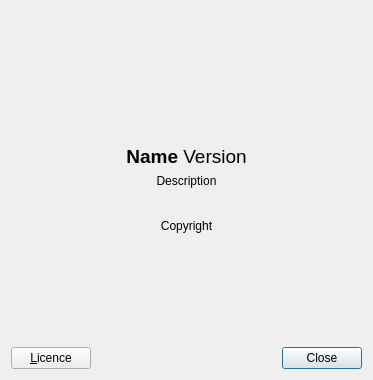
<?xml version="1.0" encoding="UTF-8"?>
<ui version="4.0">
 <class>Dialog</class>
 <widget class="QDialog" name="Dialog">
  <property name="geometry">
   <rect>
    <x>0</x>
    <y>0</y>
    <width>373</width>
    <height>380</height>
   </rect>
  </property>
  <property name="minimumSize">
   <size>
    <width>0</width>
    <height>0</height>
   </size>
  </property>
  <property name="windowTitle">
   <string>About</string>
  </property>
  <property name="modal">
   <bool>false</bool>
  </property>
  <layout class="QGridLayout" name="gridLayout">
   <item row="1" column="0" colspan="2">
    <widget class="QLabel" name="title">
     <property name="enabled">
      <bool>true</bool>
     </property>
     <property name="sizePolicy">
      <sizepolicy hsizetype="Preferred" vsizetype="Preferred">
       <horstretch>0</horstretch>
       <verstretch>0</verstretch>
      </sizepolicy>
     </property>
     <property name="font">
      <font>
       <weight>75</weight>
       <bold>true</bold>
      </font>
     </property>
     <property name="text">
      <string>&lt;html&gt;&lt;head/&gt;&lt;body&gt;&lt;p align=&quot;center&quot;&gt;&lt;span style=&quot; font-size:14pt;&quot;&gt;Name &lt;/span&gt;&lt;span style=&quot; font-size:14pt; font-weight:400;&quot;&gt;Version&lt;/span&gt;&lt;/p&gt;&lt;/body&gt;&lt;/html&gt;</string>
     </property>
    </widget>
   </item>
   <item row="0" column="0" colspan="2">
    <widget class="QLabel" name="image">
     <property name="sizePolicy">
      <sizepolicy hsizetype="Preferred" vsizetype="Preferred">
       <horstretch>0</horstretch>
       <verstretch>0</verstretch>
      </sizepolicy>
     </property>
     <property name="minimumSize">
      <size>
       <width>128</width>
       <height>128</height>
      </size>
     </property>
     <property name="text">
      <string/>
     </property>
     <property name="scaledContents">
      <bool>false</bool>
     </property>
     <property name="alignment">
      <set>Qt::AlignCenter</set>
     </property>
    </widget>
   </item>
   <item row="2" column="0" colspan="2">
    <widget class="QLabel" name="comment">
     <property name="text">
      <string>&lt;html&gt;&lt;head/&gt;&lt;body&gt;&lt;p align=&quot;center&quot;&gt;Description&lt;/p&gt;&lt;/body&gt;&lt;/html&gt;</string>
     </property>
     <property name="wordWrap">
      <bool>true</bool>
     </property>
    </widget>
   </item>
   <item row="3" column="0" colspan="2">
    <widget class="QLabel" name="labelCopyright">
     <property name="sizePolicy">
      <sizepolicy hsizetype="Preferred" vsizetype="Expanding">
       <horstretch>0</horstretch>
       <verstretch>0</verstretch>
      </sizepolicy>
     </property>
     <property name="text">
      <string>&lt;html&gt;&lt;head/&gt;&lt;body&gt;&lt;p align=&quot;center&quot;&gt;Copyright&lt;/p&gt;&lt;/body&gt;&lt;/html&gt;</string>
     </property>
     <property name="scaledContents">
      <bool>false</bool>
     </property>
    </widget>
   </item>
   <item row="6" column="1">
    <widget class="QDialogButtonBox" name="buttonBox">
     <property name="orientation">
      <enum>Qt::Horizontal</enum>
     </property>
     <property name="standardButtons">
      <set>QDialogButtonBox::Close</set>
     </property>
     <property name="centerButtons">
      <bool>false</bool>
     </property>
    </widget>
   </item>
   <item row="4" column="0" colspan="2">
    <widget class="QLabel" name="homepage">
     <property name="frameShape">
      <enum>QFrame::NoFrame</enum>
     </property>
     <property name="frameShadow">
      <enum>QFrame::Plain</enum>
     </property>
     <property name="text">
      <string/>
     </property>
     <property name="openExternalLinks">
      <bool>true</bool>
     </property>
    </widget>
   </item>
   <item row="6" column="0">
    <widget class="QPushButton" name="buttonLicence">
     <property name="text">
      <string>&amp;Licence</string>
     </property>
    </widget>
   </item>
   <item row="5" column="0" colspan="2">
    <spacer name="verticalSpacer">
     <property name="orientation">
      <enum>Qt::Vertical</enum>
     </property>
     <property name="sizeHint" stdset="0">
      <size>
       <width>20</width>
       <height>40</height>
      </size>
     </property>
    </spacer>
   </item>
  </layout>
 </widget>
 <resources/>
 <connections>
  <connection>
   <sender>buttonBox</sender>
   <signal>accepted()</signal>
   <receiver>Dialog</receiver>
   <slot>accept()</slot>
   <hints>
    <hint type="sourcelabel">
     <x>248</x>
     <y>254</y>
    </hint>
    <hint type="destinationlabel">
     <x>157</x>
     <y>274</y>
    </hint>
   </hints>
  </connection>
  <connection>
   <sender>buttonBox</sender>
   <signal>rejected()</signal>
   <receiver>Dialog</receiver>
   <slot>reject()</slot>
   <hints>
    <hint type="sourcelabel">
     <x>316</x>
     <y>260</y>
    </hint>
    <hint type="destinationlabel">
     <x>286</x>
     <y>274</y>
    </hint>
   </hints>
  </connection>
 </connections>
</ui>
